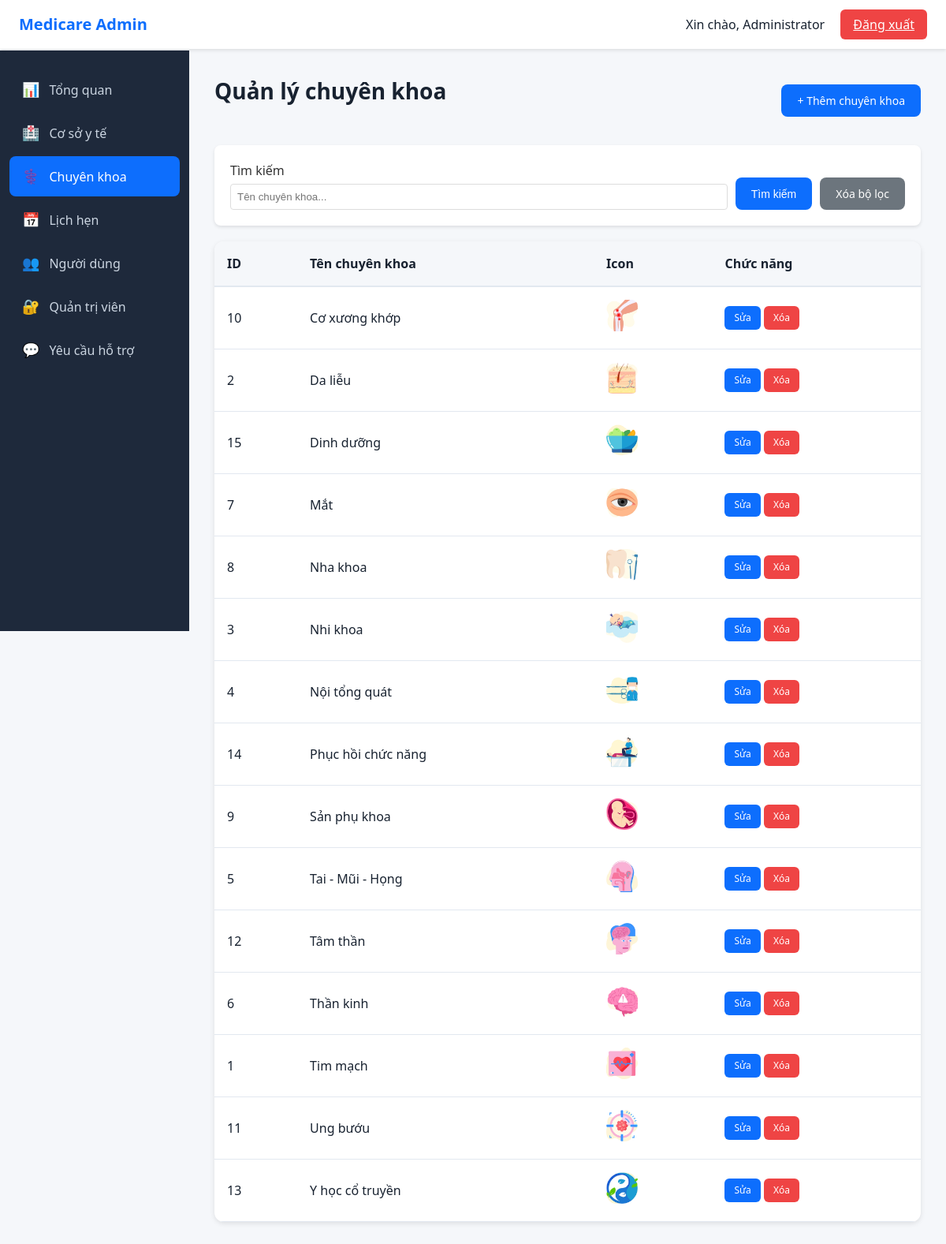
/admin/admin-specialties.php (signed in), run on the app's committed database.
### tables this page shows
CREATE TABLE `specialties` (
  `specialty_id` int(11) NOT NULL,
  `specialty_name` varchar(100) NOT NULL,
  `icon` varchar(255) DEFAULT NULL,
  `created_at` timestamp NOT NULL DEFAULT current_timestamp()
);

### admin/admin-specialties.php (the view, shortened to what this page needs)
<?php
require_once '../config.php';
include 'admin-header.php';
$search = isset($_GET['search']) ? trim($_GET['search']) : '';
$edit_id = isset($_GET['edit']) && is_numeric($_GET['edit']) ? intval($_GET['edit']) : 0;
$show_form = isset($_GET['add']) || $edit_id > 0;
$edit_specialty = null;
$where_conditions = [];
$where_clause = !empty($where_conditions) ? 'WHERE ' . implode(' AND ', $where_conditions) : '';
$specialties = [];
$sql = "SELECT * FROM specialties $where_clause ORDER BY specialty_name";
$result = mysqli_query($conn, $sql);
if ($result) {
    while ($row = mysqli_fetch_assoc($result)) {
        $specialties[] = $row;
    }
}
?>
<div class="admin-content">
    <div class="page-header">
        <h1 class="page-title">Quản lý chuyên khoa</h1>
        <?php if (!$show_form): ?>
            <a href="admin-specialties.php?add=1" class="btn-admin-primary">
                + Thêm chuyên khoa
            </a>
        <?php else: ?>
            <a href="admin-specialties.php" class="btn-admin-secondary">
                ← Quay lại
            </a>
        <?php endif; ?>
    </div>
    <?php if ($show_form): ?>
        <div class="card">
            <h2><?php echo $edit_id > 0 ? 'Chỉnh sửa chuyên khoa' : 'Thêm chuyên khoa mới'; ?></h2>
            <form method="POST" action="admin-specialties.php" enctype="multipart/form-data">
                <?php if ($edit_id > 0): ?>
                    <input type="hidden" name="specialty_id" value="<?php echo $edit_id; ?>" />
                <?php endif; ?>
                <div class="form-group">
                    <label for="specialty-name">Tên chuyên khoa <span class="text-red">*</span></label>
                    <input type="text" id="specialty-name" name="specialty_name" value="<?php echo $edit_specialty ? htmlspecialchars($edit_specialty['specialty_name']) : ''; ?>" required class="form-input" />
                </div>
                <div class="form-group">
                    <label for="specialty-icon">Icon chuyên khoa</label>
                    <input type="file" id="specialty-icon" name="icon" accept="image/jpeg,image/jpg,image/png" />
                    <small>Chỉ chấp nhận file JPG, PNG (tối đa 5MB)</small>
                    <?php if ($edit_specialty && !empty($edit_specialty['icon'])): ?>
                        <?php
                        $icon_path = str_replace('\\', '/', $edit_specialty['icon']);
                        if (strpos($icon_path, '../') !== 0 && strpos($icon_path, 'http') !== 0) {
                            $icon_path = '../' . $icon_path;
                        }
                        ?>
                        <div style="margin-top: 10px;">
                            <p>Icon hiện tại:</p>
                            <img src="<?php echo htmlspecialchars($icon_path); ?>" alt="Current icon" class="img-preview-sm" onerror="this.src='../images/specialties/default.png'; this.onerror=null;" />
                        </div>
                    <?php endif; ?>
                </div>
                <div class="flex-gap" style="margin-top: 20px;">
                    <a href="admin-specialties.php" class="btn-cancel">Hủy</a>
                    <button type="submit" class="btn-admin-primary">Lưu</button>
                </div>
            </form>
        </div>
    <?php else: ?>
        <div class="card">
            <form method="GET" action="admin-specialties.php" class="form-row">
                <div class="form-field">
                    <label for="search" class="form-label">Tìm kiếm</label>
                    <input type="text" id="search" name="search" value="<?php echo htmlspecialchars($search); ?>" placeholder="Tên chuyên khoa..." class="form-input-sm">
                </div>
                <div class="flex-gap">
                    <button type="submit" class="btn-admin-primary">Tìm kiếm</button>
                    <a href="admin-specialties.php" class="btn-admin-secondary">Xóa bộ lọc</a>
                </div>
            </form>
        </div>
        <div class="table-container">
        <table class="admin-table">
            <thead>
                <tr>
                    <th>ID</th>
                    <th>Tên chuyên khoa</th>
                    <th>Icon</th>
                    <th>Chức năng</th>
                </tr>
            </thead>
            <tbody>
                <?php if (empty($specialties)): ?>
                    <tr>
                        <td colspan="4">Chưa có chuyên khoa nào.</td>
                    </tr>
                <?php else: ?>
                    <?php foreach ($specialties as $specialty): ?>
                        <tr>
                            <td><?php echo $specialty['specialty_id']; ?></td>
                            <td><?php echo htmlspecialchars($specialty['specialty_name']); ?></td>
                            <td>
                                <?php if (!empty($specialty['icon'])): ?>
                                    <?php
                                    $icon_path = str_replace('\\', '/', $specialty['icon']);
                                    if (strpos($icon_path, '../') !== 0 && strpos($icon_path, 'http') !== 0) {
                                        $icon_path = '../' . $icon_path;
                                    }
                                    ?>
                                    <img src="<?php echo htmlspecialchars($icon_path); ?>" alt="Icon" class="specialty-icon" onerror="this.src='../images/specialties/default.png'; this.onerror=null;" />
                                <?php else: ?>
                                    <span>Chưa có icon</span>
                                <?php endif; ?>
                            </td>
                            <td>
                                <a href="admin-specialties.php?edit=<?php echo $specialty['specialty_id']; ?>" class="btn-edit btn-sm">Sửa</a>
                                <a href="admin-specialties.php?delete=<?php echo $specialty['specialty_id']; ?>" class="btn-delete" onclick="return confirm('Bạn có chắc muốn xóa chuyên khoa này?')">Xóa</a>
                            </td>
                        </tr>
                    <?php endforeach; ?>
                <?php endif; ?>
            </tbody>
        </table>
    </div>
    <?php endif; ?>
</div>
<?php include 'admin-footer.php'; ?>

### admin/admin.css (style rules this page uses)
:root { --admin-primary: #0d6efd; --admin-bg: #f5f7fa; --admin-sidebar: #1e293b; --admin-text: #182230; --admin-border: #e2e8f0; --admin-success: #10b981; --admin-danger: #ef4444; --admin-warning: #f59e0b; }
* { box-sizing: border-box; margin: 0; padding: 0; }
body { font-family: "Segoe UI", Arial, sans-serif; color: var(--admin-text); line-height: 1.5; }
.admin-body { background: var(--admin-bg); min-height: 100vh; }
.admin-content { max-width: 1400px; margin: 0 auto; }
.page-title { font-size: 28px; margin-bottom: 24px; }
.page-header { display: flex; justify-content: space-between; align-items: center; margin-bottom: 24px; }
.table-container { background: #fff; border-radius: 12px; overflow: hidden; box-shadow: 0 2px 6px rgba(0, 0, 0, 0.1); }
.admin-table { width: 100%; border-collapse: collapse; }
.admin-table thead { background: var(--admin-bg); }
.admin-table th { padding: 16px; text-align: left; font-weight: 600; color: var(--admin-text); border-bottom: 2px solid var(--admin-border); }
.admin-table td { padding: 16px; border-bottom: 1px solid var(--admin-border); }
.specialty-icon { width: 40px; height: 40px; border-radius: 8px; object-fit: cover; }
.btn-admin-primary { background: var(--admin-primary); color: #fff; border: none; padding: 10px 20px; border-radius: 8px; cursor: pointer; font-weight: 500; font-size: 14px; transition: opacity 0.2s; display: inline-block; text-decoration: none; text-align: center; }
.btn-admin-secondary { background: #6c757d; color: #fff; border: none; padding: 10px 20px; border-radius: 8px; cursor: pointer; font-weight: 500; font-size: 14px; transition: opacity 0.2s; display: inline-block; text-decoration: none; text-align: center; }
.btn-edit, .btn-confirm, .btn-delete, .btn-cancel-action, .btn-sm { padding: 6px 12px; border-radius: 6px; font-size: 12px; font-weight: 500; cursor: pointer; border: none; transition: opacity 0.2s; display: inline-block; text-decoration: none; text-align: center; }
.btn-edit { background: var(--admin-primary); color: #fff; }
.btn-delete { background: var(--admin-danger); color: #fff; }
.card { background: white; padding: 20px; border-radius: 8px; box-shadow: 0 2px 4px rgba(0,0,0,0.1); margin-bottom: 20px; }
.flex-gap { display: flex; gap: 10px; }
.form-row, .flex-end { display: flex; gap: 10px; align-items: end; }
.form-field { flex: 1; }
.form-label { display: block; margin-bottom: 5px; font-weight: 500; color: #333; }
.form-input, .form-input-sm { width: 100%; border: 1px solid #ddd; border-radius: 4px; }
.form-input-sm { padding: 8px; }

### data on the page
specialties: specialty_id "10", specialty_name "Cơ xương khớp", shows a picture
specialties: specialty_id "2", specialty_name "Da liễu", shows a picture
specialties: specialty_id "15", specialty_name "Dinh dưỡng", shows a picture
specialties: specialty_id "7", specialty_name "Mắt", shows a picture
specialties: specialty_id "8", specialty_name "Nha khoa", shows a picture
specialties: specialty_id "3", specialty_name "Nhi khoa", shows a picture
specialties: specialty_id "4", specialty_name "Nội tổng quát", shows a picture
specialties: specialty_id "14", specialty_name "Phục hồi chức năng", shows a picture
specialties: specialty_id "9", specialty_name "Sản phụ khoa", shows a picture
specialties: specialty_id "5", specialty_name "Tai - Mũi - Họng", shows a picture
specialties: specialty_id "12", specialty_name "Tâm thần", shows a picture
specialties: specialty_id "6", specialty_name "Thần kinh", shows a picture
specialties: specialty_id "1", specialty_name "Tim mạch", shows a picture
specialties: specialty_id "11", specialty_name "Ung bướu", shows a picture
specialties: specialty_id "13", specialty_name "Y học cổ truyền", shows a picture

### other printed values
$admin_name "Administrator"
